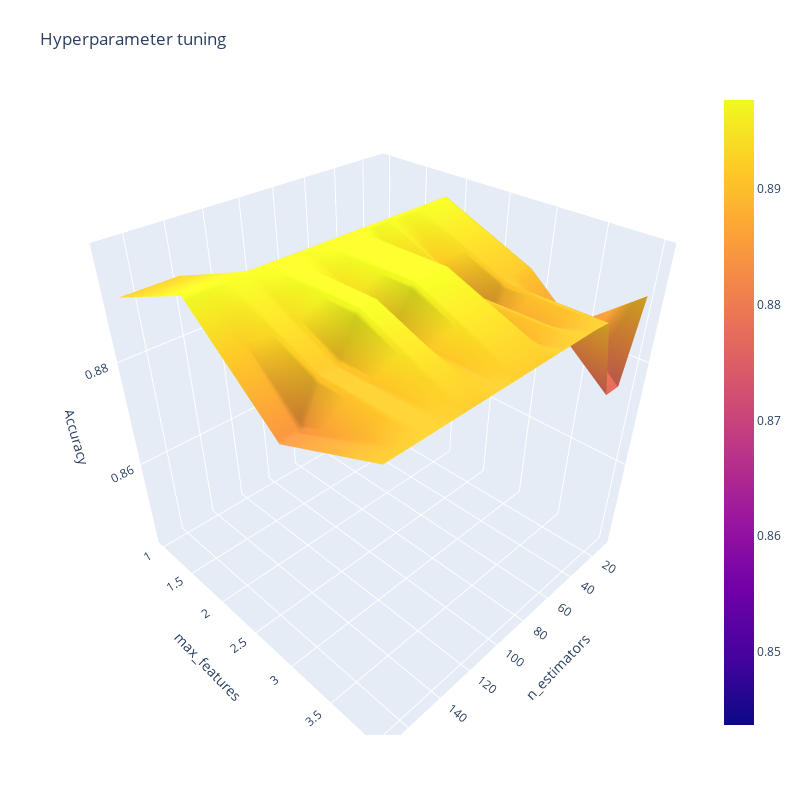

The notebook cell saved with this chart:
### Code cell
grid_plot(grid)

### Figure 1 — Plotly figure (JSON) as saved in the notebook; plotly's stock layout.template omitted (floating-point values rounded to 4 significant figures)
{"data": [{"type": "surface", "x": [10, 20, 30, 40, 50, 60, 70, 80, 90, 100, 110, 120, 130, 140, 150, 160, 170], "y": [1, 2, 3, 4], "z": [[0.8437, 0.8637, 0.8566, 0.8703, 0.8706, 0.8706, 0.8706, 0.8708, 0.8841, 0.8775, 0.8775, 0.8775, 0.8841, 0.891, 0.891, 0.891, 0.891], [0.8772, 0.8977, 0.8977, 0.8977, 0.8977, 0.8977, 0.8977, 0.8977, 0.8977, 0.8977, 0.8977, 0.8977, 0.8977, 0.8977, 0.8977, 0.8977, 0.8977], [0.877, 0.8908, 0.8908, 0.8908, 0.8841, 0.891, 0.8841, 0.8977, 0.8977, 0.8977, 0.8908, 0.8977, 0.8977, 0.8908, 0.8908, 0.8839, 0.8839], [0.8913, 0.8772, 0.8772, 0.8908, 0.891, 0.891, 0.891, 0.891, 0.891, 0.891, 0.891, 0.891, 0.891, 0.891, 0.891, 0.891, 0.891]]}], "layout": {"autosize": false, "height": 800, "margin": {"b": 65, "l": 65, "r": 50, "t": 90}, "scene": {"xaxis": {"title": {"text": "n_estimators"}}, "yaxis": {"title": {"text": "max_features"}}, "zaxis": {"title": {"text": "Accuracy"}}}, "title": {"text": "Hyperparameter tuning"}, "width": 800, "xaxis": {"title": {"text": "n_estimators"}}, "yaxis": {"title": {"text": "max_features"}}}}
